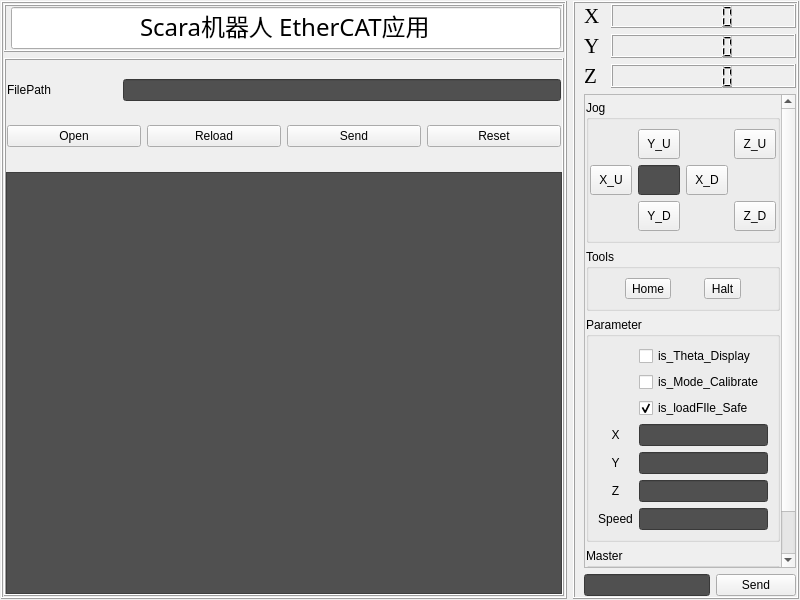
<?xml version="1.0" encoding="UTF-8"?>
<ui version="4.0">
 <class>Form_ControlTab</class>
 <widget class="QWidget" name="Form_ControlTab">
  <property name="geometry">
   <rect>
    <x>0</x>
    <y>0</y>
    <width>800</width>
    <height>600</height>
   </rect>
  </property>
  <property name="windowTitle">
   <string>Form</string>
  </property>
  <layout class="QHBoxLayout" name="horizontalLayout" stretch="5,2">
   <property name="leftMargin">
    <number>1</number>
   </property>
   <property name="topMargin">
    <number>1</number>
   </property>
   <property name="rightMargin">
    <number>1</number>
   </property>
   <property name="bottomMargin">
    <number>1</number>
   </property>
   <item>
    <widget class="QFrame" name="frame_left">
     <property name="frameShape">
      <enum>QFrame::Box</enum>
     </property>
     <property name="frameShadow">
      <enum>QFrame::Raised</enum>
     </property>
     <layout class="QVBoxLayout" name="verticalLayout" stretch="1,19">
      <property name="leftMargin">
       <number>1</number>
      </property>
      <property name="topMargin">
       <number>1</number>
      </property>
      <property name="rightMargin">
       <number>1</number>
      </property>
      <property name="bottomMargin">
       <number>1</number>
      </property>
      <item>
       <widget class="QFrame" name="frame_controlDisplay">
        <property name="frameShape">
         <enum>QFrame::Box</enum>
        </property>
        <property name="frameShadow">
         <enum>QFrame::Raised</enum>
        </property>
        <layout class="QGridLayout" name="gridLayout_2">
         <property name="leftMargin">
          <number>5</number>
         </property>
         <property name="topMargin">
          <number>1</number>
         </property>
         <property name="rightMargin">
          <number>1</number>
         </property>
         <property name="bottomMargin">
          <number>1</number>
         </property>
         <item row="0" column="0">
          <widget class="QLineEdit" name="lineEdit_Tittle">
           <property name="font">
            <font>
             <family>Agency FB</family>
             <pointsize>18</pointsize>
            </font>
           </property>
           <property name="text">
            <string>Scara机器人 EtherCAT应用</string>
           </property>
           <property name="alignment">
            <set>Qt::AlignCenter</set>
           </property>
          </widget>
         </item>
        </layout>
       </widget>
      </item>
      <item>
       <widget class="QFrame" name="frame_gcodeTable">
        <property name="frameShape">
         <enum>QFrame::Box</enum>
        </property>
        <property name="frameShadow">
         <enum>QFrame::Raised</enum>
        </property>
        <layout class="QVBoxLayout" name="verticalLayout_2" stretch="1,4">
         <property name="leftMargin">
          <number>0</number>
         </property>
         <property name="topMargin">
          <number>0</number>
         </property>
         <property name="rightMargin">
          <number>0</number>
         </property>
         <property name="bottomMargin">
          <number>0</number>
         </property>
         <item>
          <widget class="QWidget" name="widget" native="true">
           <layout class="QGridLayout" name="gridLayout">
            <property name="leftMargin">
             <number>1</number>
            </property>
            <property name="topMargin">
             <number>1</number>
            </property>
            <property name="rightMargin">
             <number>1</number>
            </property>
            <property name="bottomMargin">
             <number>1</number>
            </property>
            <item row="0" column="0">
             <layout class="QHBoxLayout" name="horizontalLayout_2" stretch="1,4">
              <item>
               <widget class="QLabel" name="label">
                <property name="text">
                 <string>FilePath</string>
                </property>
               </widget>
              </item>
              <item>
               <widget class="QLineEdit" name="lineEdit_gcodeFilePath">
                <property name="styleSheet">
                 <string notr="true">background-color: rgb(80, 80, 80);</string>
                </property>
               </widget>
              </item>
             </layout>
            </item>
            <item row="1" column="0">
             <layout class="QHBoxLayout" name="horizontalLayout_3" stretch="1,1,1,1">
              <item>
               <widget class="QPushButton" name="pushButton_gcodeFileOpen">
                <property name="text">
                 <string>Open</string>
                </property>
               </widget>
              </item>
              <item>
               <widget class="QPushButton" name="pushButton_gcodeFileReload">
                <property name="text">
                 <string>Reload</string>
                </property>
               </widget>
              </item>
              <item>
               <widget class="QPushButton" name="pushButton_gcodeFileSend">
                <property name="text">
                 <string>Send</string>
                </property>
               </widget>
              </item>
              <item>
               <widget class="QPushButton" name="pushButton_gcodeFileReset">
                <property name="text">
                 <string>Reset</string>
                </property>
               </widget>
              </item>
             </layout>
            </item>
           </layout>
          </widget>
         </item>
         <item>
          <widget class="QTableWidget" name="tableWidget_gcode">
           <property name="styleSheet">
            <string notr="true">background-color: rgb(80, 80, 80);</string>
           </property>
          </widget>
         </item>
        </layout>
       </widget>
      </item>
     </layout>
    </widget>
   </item>
   <item>
    <widget class="QFrame" name="frame_right">
     <property name="frameShape">
      <enum>QFrame::Box</enum>
     </property>
     <property name="frameShadow">
      <enum>QFrame::Raised</enum>
     </property>
     <layout class="QGridLayout" name="gridLayout_5">
      <property name="leftMargin">
       <number>9</number>
      </property>
      <property name="topMargin">
       <number>1</number>
      </property>
      <property name="rightMargin">
       <number>1</number>
      </property>
      <property name="bottomMargin">
       <number>1</number>
      </property>
      <item row="0" column="0">
       <widget class="QWidget" name="widget_3" native="true">
        <layout class="QVBoxLayout" name="verticalLayout_3">
         <property name="leftMargin">
          <number>0</number>
         </property>
         <property name="topMargin">
          <number>0</number>
         </property>
         <property name="rightMargin">
          <number>0</number>
         </property>
         <property name="bottomMargin">
          <number>0</number>
         </property>
         <item>
          <layout class="QHBoxLayout" name="horizontalLayout_5" stretch="1,9">
           <item>
            <widget class="QLabel" name="label_2">
             <property name="font">
              <font>
               <family>Times New Roman</family>
               <pointsize>16</pointsize>
              </font>
             </property>
             <property name="text">
              <string>X</string>
             </property>
            </widget>
           </item>
           <item>
            <widget class="QLCDNumber" name="lcdNumber_Axis_X"/>
           </item>
          </layout>
         </item>
         <item>
          <layout class="QHBoxLayout" name="horizontalLayout_6" stretch="1,9">
           <item>
            <widget class="QLabel" name="label_3">
             <property name="font">
              <font>
               <family>Times New Roman</family>
               <pointsize>16</pointsize>
              </font>
             </property>
             <property name="text">
              <string>Y</string>
             </property>
            </widget>
           </item>
           <item>
            <widget class="QLCDNumber" name="lcdNumber_Axis_Y"/>
           </item>
          </layout>
         </item>
         <item>
          <layout class="QHBoxLayout" name="horizontalLayout_7" stretch="1,9">
           <item>
            <widget class="QLabel" name="label_4">
             <property name="font">
              <font>
               <family>Times New Roman</family>
               <pointsize>16</pointsize>
              </font>
             </property>
             <property name="text">
              <string>Z</string>
             </property>
            </widget>
           </item>
           <item>
            <widget class="QLCDNumber" name="lcdNumber_Axis_Z"/>
           </item>
          </layout>
         </item>
        </layout>
       </widget>
      </item>
      <item row="2" column="0">
       <layout class="QHBoxLayout" name="horizontalLayout_4">
        <item>
         <widget class="QLineEdit" name="lineEdit_command">
          <property name="styleSheet">
           <string notr="true">background-color: rgb(80, 80, 80);</string>
          </property>
         </widget>
        </item>
        <item>
         <widget class="QPushButton" name="pushButton_commendSend">
          <property name="text">
           <string>Send</string>
          </property>
         </widget>
        </item>
       </layout>
      </item>
      <item row="1" column="0">
       <widget class="QScrollArea" name="scrollArea">
        <property name="minimumSize">
         <size>
          <width>0</width>
          <height>0</height>
         </size>
        </property>
        <property name="frameShape">
         <enum>QFrame::StyledPanel</enum>
        </property>
        <property name="widgetResizable">
         <bool>true</bool>
        </property>
        <widget class="QWidget" name="scrollAreaWidgetContents_Jog">
         <property name="geometry">
          <rect>
           <x>0</x>
           <y>0</y>
           <width>210</width>
           <height>466</height>
          </rect>
         </property>
         <layout class="QVBoxLayout" name="verticalLayout_4" stretch="1,2">
          <property name="leftMargin">
           <number>1</number>
          </property>
          <property name="topMargin">
           <number>5</number>
          </property>
          <property name="rightMargin">
           <number>1</number>
          </property>
          <property name="bottomMargin">
           <number>5</number>
          </property>
          <item>
           <widget class="QWidget" name="widget_2" native="true">
            <layout class="QGridLayout" name="gridLayout_4">
             <property name="leftMargin">
              <number>0</number>
             </property>
             <property name="topMargin">
              <number>0</number>
             </property>
             <property name="rightMargin">
              <number>0</number>
             </property>
             <property name="bottomMargin">
              <number>0</number>
             </property>
             <item row="3" column="1">
              <widget class="QGroupBox" name="groupBox_Parameter">
               <property name="title">
                <string>Parameter</string>
               </property>
               <layout class="QGridLayout" name="gridLayout_7">
                <item row="5" column="1">
                 <widget class="QLineEdit" name="lineEdit_PosZ">
                  <property name="styleSheet">
                   <string notr="true">background-color: rgb(80, 80, 80);</string>
                  </property>
                 </widget>
                </item>
                <item row="4" column="1">
                 <widget class="QLineEdit" name="lineEdit_PosY">
                  <property name="styleSheet">
                   <string notr="true">background-color: rgb(80, 80, 80);
</string>
                  </property>
                 </widget>
                </item>
                <item row="3" column="1">
                 <widget class="QLineEdit" name="lineEdit_posX">
                  <property name="styleSheet">
                   <string notr="true">background-color: rgb(80, 80, 80);
</string>
                  </property>
                 </widget>
                </item>
                <item row="0" column="1">
                 <widget class="QCheckBox" name="checkBox_Is_Theta_Display">
                  <property name="text">
                   <string>is_Theta_Display</string>
                  </property>
                 </widget>
                </item>
                <item row="6" column="1">
                 <widget class="QLineEdit" name="lineEdit_jogSpeed">
                  <property name="styleSheet">
                   <string notr="true">background-color: rgb(80, 80, 80);</string>
                  </property>
                 </widget>
                </item>
                <item row="6" column="0">
                 <widget class="QLabel" name="label_8">
                  <property name="text">
                   <string>Speed</string>
                  </property>
                  <property name="alignment">
                   <set>Qt::AlignCenter</set>
                  </property>
                 </widget>
                </item>
                <item row="4" column="0">
                 <widget class="QLabel" name="label_6">
                  <property name="text">
                   <string>Y</string>
                  </property>
                  <property name="alignment">
                   <set>Qt::AlignCenter</set>
                  </property>
                 </widget>
                </item>
                <item row="5" column="0">
                 <widget class="QLabel" name="label_7">
                  <property name="text">
                   <string>Z</string>
                  </property>
                  <property name="alignment">
                   <set>Qt::AlignCenter</set>
                  </property>
                 </widget>
                </item>
                <item row="3" column="0">
                 <widget class="QLabel" name="label_5">
                  <property name="text">
                   <string>X</string>
                  </property>
                  <property name="alignment">
                   <set>Qt::AlignCenter</set>
                  </property>
                 </widget>
                </item>
                <item row="1" column="1">
                 <widget class="QCheckBox" name="checkBox_Is_CalibrateMode">
                  <property name="text">
                   <string>is_Mode_Calibrate</string>
                  </property>
                 </widget>
                </item>
                <item row="2" column="1">
                 <widget class="QCheckBox" name="checkBox_Is_LoadFileSafe">
                  <property name="text">
                   <string>is_loadFIle_Safe</string>
                  </property>
                  <property name="checked">
                   <bool>true</bool>
                  </property>
                 </widget>
                </item>
               </layout>
              </widget>
             </item>
             <item row="1" column="1">
              <widget class="QGroupBox" name="groupBox_Jog">
               <property name="sizePolicy">
                <sizepolicy hsizetype="Preferred" vsizetype="Preferred">
                 <horstretch>0</horstretch>
                 <verstretch>0</verstretch>
                </sizepolicy>
               </property>
               <property name="title">
                <string>Jog</string>
               </property>
               <layout class="QGridLayout" name="gridLayout_3" rowstretch="1,1,1" columnstretch="1,1,1,1">
                <property name="leftMargin">
                 <number>1</number>
                </property>
                <property name="topMargin">
                 <number>9</number>
                </property>
                <property name="rightMargin">
                 <number>1</number>
                </property>
                <property name="bottomMargin">
                 <number>9</number>
                </property>
                <item row="1" column="1">
                 <widget class="QLineEdit" name="lineEdit_jogStep">
                  <property name="sizePolicy">
                   <sizepolicy hsizetype="Preferred" vsizetype="Preferred">
                    <horstretch>0</horstretch>
                    <verstretch>0</verstretch>
                   </sizepolicy>
                  </property>
                  <property name="minimumSize">
                   <size>
                    <width>30</width>
                    <height>30</height>
                   </size>
                  </property>
                  <property name="styleSheet">
                   <string notr="true">background-color: rgb(80, 80, 80);
</string>
                  </property>
                 </widget>
                </item>
                <item row="0" column="1">
                 <widget class="QToolButton" name="toolButton_jogY_positive">
                  <property name="sizePolicy">
                   <sizepolicy hsizetype="Preferred" vsizetype="Preferred">
                    <horstretch>0</horstretch>
                    <verstretch>0</verstretch>
                   </sizepolicy>
                  </property>
                  <property name="minimumSize">
                   <size>
                    <width>30</width>
                    <height>30</height>
                   </size>
                  </property>
                  <property name="styleSheet">
                   <string notr="true"/>
                  </property>
                  <property name="text">
                   <string>Y_U</string>
                  </property>
                  <property name="icon">
                   <iconset resource="../../QT_VS_Dock/res_icons.qrc">
                    <normaloff>:/Control/Resource/Control/Dir_Up.png</normaloff>:/Control/Resource/Control/Dir_Up.png</iconset>
                  </property>
                  <property name="iconSize">
                   <size>
                    <width>100</width>
                    <height>100</height>
                   </size>
                  </property>
                 </widget>
                </item>
                <item row="2" column="3">
                 <widget class="QToolButton" name="toolButton_jogZnegtive">
                  <property name="sizePolicy">
                   <sizepolicy hsizetype="Preferred" vsizetype="Preferred">
                    <horstretch>0</horstretch>
                    <verstretch>0</verstretch>
                   </sizepolicy>
                  </property>
                  <property name="minimumSize">
                   <size>
                    <width>30</width>
                    <height>30</height>
                   </size>
                  </property>
                  <property name="text">
                   <string>Z_D</string>
                  </property>
                  <property name="icon">
                   <iconset resource="../../QT_VS_Dock/res_icons.qrc">
                    <normaloff>:/Control/Resource/Control/Dir_Down.png</normaloff>:/Control/Resource/Control/Dir_Down.png</iconset>
                  </property>
                  <property name="iconSize">
                   <size>
                    <width>100</width>
                    <height>100</height>
                   </size>
                  </property>
                 </widget>
                </item>
                <item row="1" column="3">
                 <spacer name="horizontalSpacer">
                  <property name="orientation">
                   <enum>Qt::Horizontal</enum>
                  </property>
                  <property name="sizeHint" stdset="0">
                   <size>
                    <width>30</width>
                    <height>30</height>
                   </size>
                  </property>
                 </spacer>
                </item>
                <item row="0" column="3">
                 <widget class="QToolButton" name="toolButton_jogZ_positive">
                  <property name="sizePolicy">
                   <sizepolicy hsizetype="Preferred" vsizetype="Preferred">
                    <horstretch>0</horstretch>
                    <verstretch>0</verstretch>
                   </sizepolicy>
                  </property>
                  <property name="minimumSize">
                   <size>
                    <width>30</width>
                    <height>30</height>
                   </size>
                  </property>
                  <property name="text">
                   <string>Z_U</string>
                  </property>
                  <property name="icon">
                   <iconset resource="../../QT_VS_Dock/res_icons.qrc">
                    <normaloff>:/Control/Resource/Control/Dir_Up.png</normaloff>:/Control/Resource/Control/Dir_Up.png</iconset>
                  </property>
                  <property name="iconSize">
                   <size>
                    <width>10016</width>
                    <height>100</height>
                   </size>
                  </property>
                 </widget>
                </item>
                <item row="1" column="0">
                 <widget class="QToolButton" name="toolButton_jogX_positive">
                  <property name="sizePolicy">
                   <sizepolicy hsizetype="Preferred" vsizetype="Preferred">
                    <horstretch>0</horstretch>
                    <verstretch>0</verstretch>
                   </sizepolicy>
                  </property>
                  <property name="minimumSize">
                   <size>
                    <width>30</width>
                    <height>30</height>
                   </size>
                  </property>
                  <property name="text">
                   <string>X_U</string>
                  </property>
                  <property name="icon">
                   <iconset resource="../../QT_VS_Dock/res_icons.qrc">
                    <normaloff>:/Control/Resource/Control/Dir_Left.png</normaloff>:/Control/Resource/Control/Dir_Left.png</iconset>
                  </property>
                  <property name="iconSize">
                   <size>
                    <width>100</width>
                    <height>100</height>
                   </size>
                  </property>
                 </widget>
                </item>
                <item row="2" column="1">
                 <widget class="QToolButton" name="toolButton_jogY_negtive">
                  <property name="sizePolicy">
                   <sizepolicy hsizetype="Preferred" vsizetype="Preferred">
                    <horstretch>0</horstretch>
                    <verstretch>0</verstretch>
                   </sizepolicy>
                  </property>
                  <property name="minimumSize">
                   <size>
                    <width>30</width>
                    <height>30</height>
                   </size>
                  </property>
                  <property name="text">
                   <string>Y_D</string>
                  </property>
                  <property name="icon">
                   <iconset resource="../../QT_VS_Dock/res_icons.qrc">
                    <normaloff>:/Control/Resource/Control/Dir_Down.png</normaloff>:/Control/Resource/Control/Dir_Down.png</iconset>
                  </property>
                  <property name="iconSize">
                   <size>
                    <width>100</width>
                    <height>100</height>
                   </size>
                  </property>
                 </widget>
                </item>
                <item row="1" column="2">
                 <widget class="QToolButton" name="toolButton_jogX_negtive">
                  <property name="sizePolicy">
                   <sizepolicy hsizetype="Preferred" vsizetype="Preferred">
                    <horstretch>0</horstretch>
                    <verstretch>0</verstretch>
                   </sizepolicy>
                  </property>
                  <property name="minimumSize">
                   <size>
                    <width>30</width>
                    <height>30</height>
                   </size>
                  </property>
                  <property name="text">
                   <string>X_D</string>
                  </property>
                  <property name="icon">
                   <iconset resource="../../QT_VS_Dock/res_icons.qrc">
                    <normaloff>:/Control/Resource/Control/Dir_Right.png</normaloff>:/Control/Resource/Control/Dir_Right.png</iconset>
                  </property>
                  <property name="iconSize">
                   <size>
                    <width>100</width>
                    <height>100</height>
                   </size>
                  </property>
                 </widget>
                </item>
               </layout>
              </widget>
             </item>
             <item row="2" column="1">
              <widget class="QGroupBox" name="groupBox_Tools">
               <property name="title">
                <string>Tools</string>
               </property>
               <layout class="QGridLayout" name="gridLayout_6">
                <item row="0" column="0">
                 <widget class="QToolButton" name="toolButton_jogHome">
                  <property name="text">
                   <string>Home</string>
                  </property>
                 </widget>
                </item>
                <item row="0" column="1">
                 <widget class="QToolButton" name="toolButton_jogHalt">
                  <property name="text">
                   <string>Halt</string>
                  </property>
                 </widget>
                </item>
               </layout>
              </widget>
             </item>
            </layout>
           </widget>
          </item>
          <item>
           <widget class="QGroupBox" name="groupBox_Master">
            <property name="title">
             <string>Master</string>
            </property>
            <layout class="QHBoxLayout" name="horizontalLayout_8">
             <item>
              <widget class="QLabel" name="label_9">
               <property name="text">
                <string>Slave_Index</string>
               </property>
              </widget>
             </item>
             <item>
              <widget class="QComboBox" name="comboBox_SlaveIndex">
               <item>
                <property name="text">
                 <string>0</string>
                </property>
               </item>
              </widget>
             </item>
            </layout>
           </widget>
          </item>
         </layout>
        </widget>
       </widget>
      </item>
     </layout>
    </widget>
   </item>
  </layout>
 </widget>
 <resources>
  <include location="../../QT_VS_Dock/res_icons.qrc"/>
 </resources>
 <connections/>
</ui>
